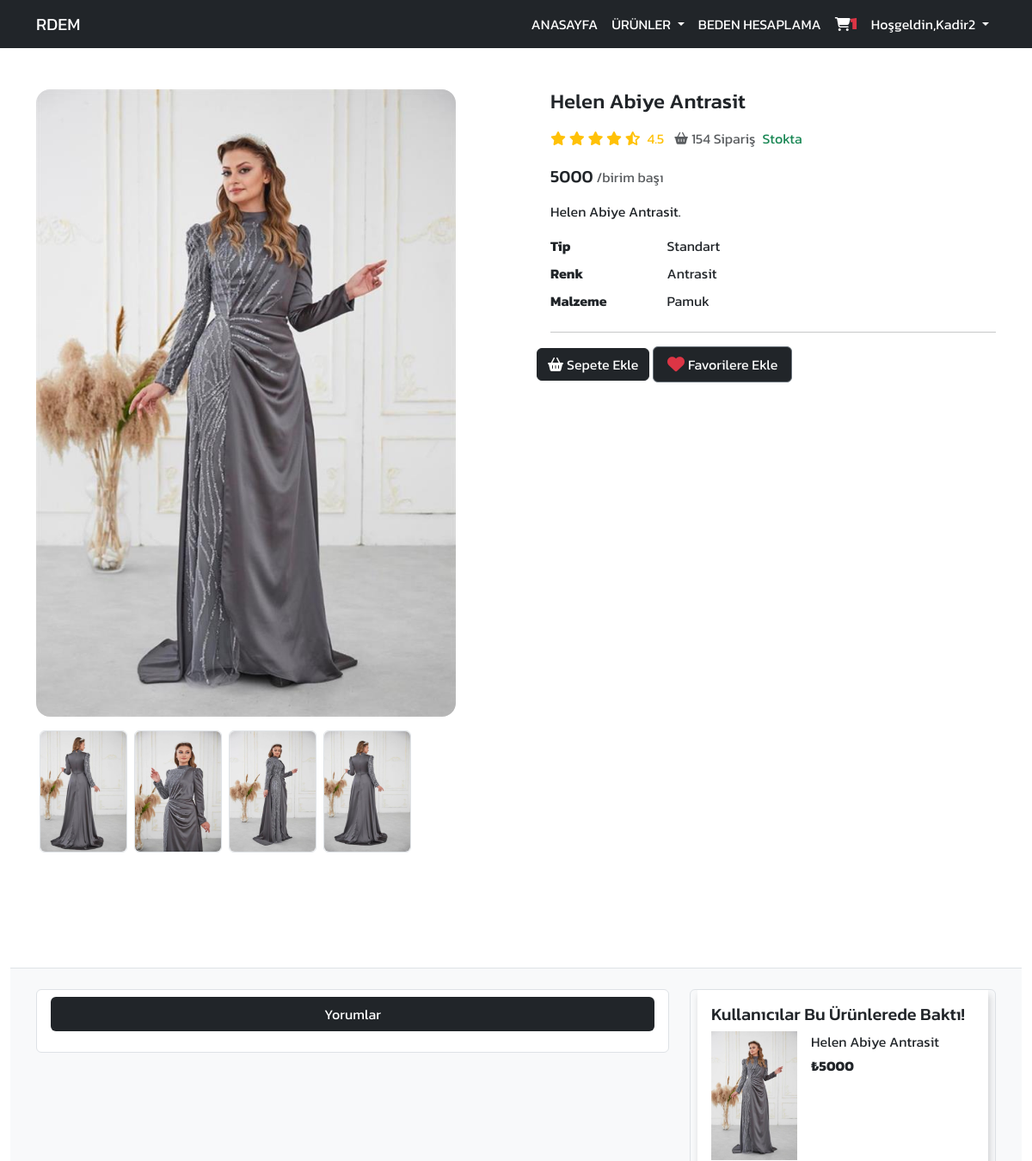
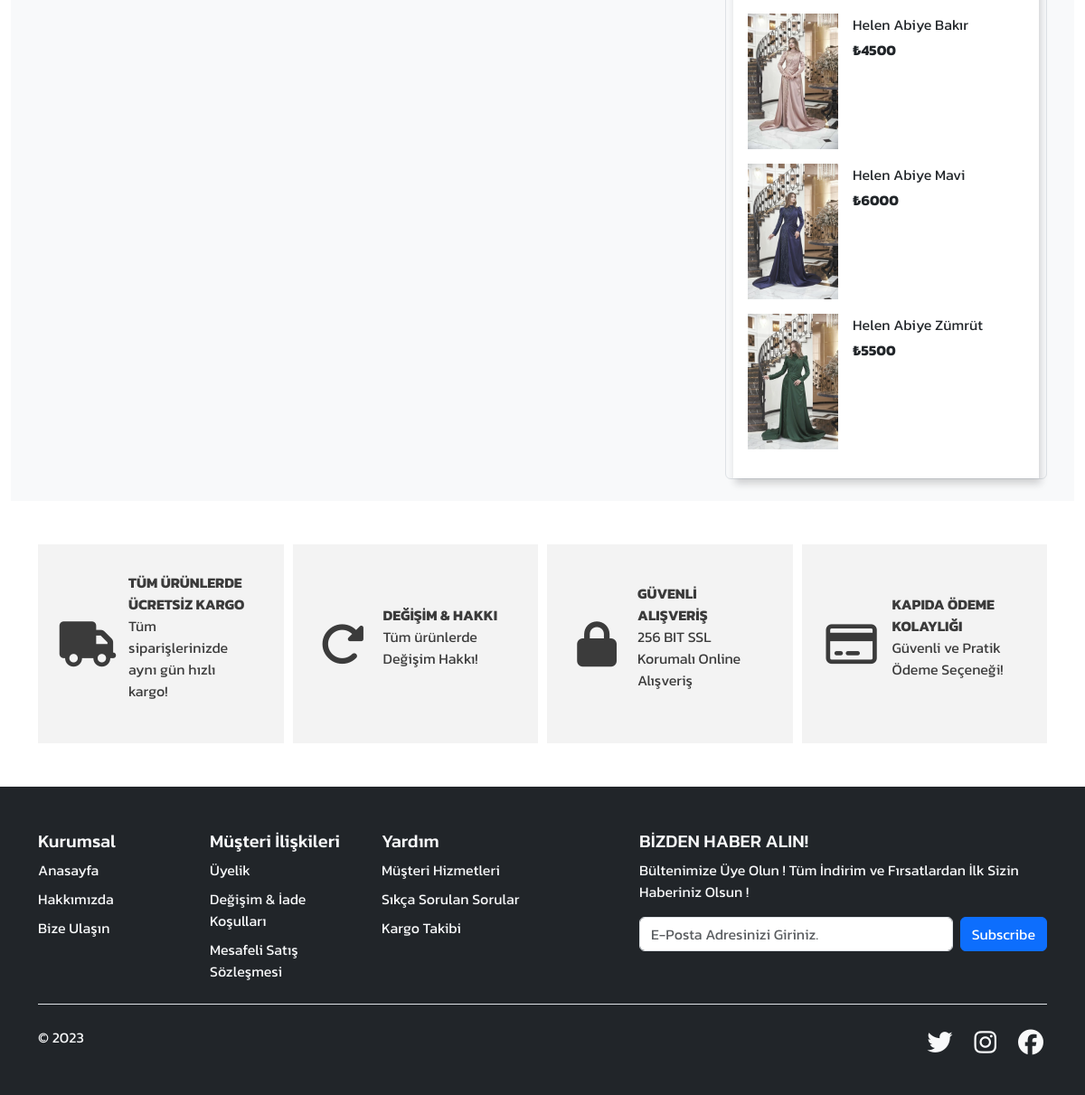
Page /üründetay/helen-abiye-antrasit (signed in) on the committed database (2 pictures, top to bottom).
### urunler/models.py (models this page shows, shortened)
class Urunler(models.Model):
    kategori = models.ForeignKey(Kategori, on_delete=models.CASCADE)
    isim = models.CharField(max_length=100)
    renk = models.CharField(max_length=50, null=True, blank=True)
    resimbir = models.FileField(upload_to='urunler/', verbose_name='Ürün Resmi Ön')
    resimiki = models.FileField(upload_to='urunler/', verbose_name='Ürün Resmi Arka')
    resimDetayBir = models.FileField(null=True, blank=True, upload_to='urunler/', verbose_name='Ürün Resmi Detay Bir')
    resimDetayİki = models.FileField(null=True, blank=True, upload_to='urunler/', verbose_name='Ürün Resmi Detay İki')
    resimDetayUc = models.FileField(null=True, blank=True, upload_to='urunler/', verbose_name='Ürün Resmi Detay Üç')
    aciklama = RichTextField()
    price = models.IntegerField()
    quantity = models.IntegerField(null=True)
    is_active = models.BooleanField(default=False)
    is_home = models.BooleanField(default=False)
    is_carousel = models.BooleanField(default=False)
    is_look = models.BooleanField(default=False)
    digital = models.BooleanField(default=False, null=True, blank=False)
    slug = models.SlugField(null=False, blank=True, unique=True, db_index=True, editable=False)

### urunler/models.py (called while the page is built)
    @property
    def get_cart_items(self):
        orderitems = self.orderitem_set.all()
        total = sum([item.quantity for item in orderitems])
        return total

### urunler/views.py (called while the page is built)
def productDetial(request, slug):
    if request.user.is_authenticated:
        customer = request.user.customer
        order, created = Order.objects.get_or_create(customer=customer, complete=False)
        items = order.orderitem_set.all()
        cartItems = order.get_cart_items
    else:
        cartItems = order['get_cart_items']
    detay = Urunler.objects.filter(slug = slug)
    look = Urunler.objects.filter(is_active=True, is_look=True)
    kategori = Kategori.objects.all()
    context ={
        'detay' : detay,
        'kategori' : kategori,
        'look' : look,
        'cartItems' : cartItems,
    }
    return render (request,'productdetail.html', context)

### templates/productdetail.html (shortened to what this page needs)
{% extends "index.html" %}
{% load static %}
{% block content %}
{% include "includes/_navbardark.html" %}
<div class="container-fluid">
  <div class="">
    <section class="py-5">
      <div class="container">
        <div class="row gx-5">
          <aside class="col-lg-6">
            {% for i in detay %}
            <div
              class="border-0 rounded-4 mb-3 d-flex justify-content-start h-75"
            >
              <a
                data-fslightbox="mygalley"
                class="rounded-4"
                target="_blank"
                data-type="image"
                href="{{i.resimbir.url}}"
              >
                <img
                  style="max-width: 100%; max-height: 100vh; margin: auto"
                  class="rounded-4 fit h-100"
                  src="{{i.resimbir.url}}"
                />
              </a>
            </div>
            <div class="d-flex justify-content-start mb-3">
              {% if i.resimiki %}
              <a
                data-fslightbox="mygalley"
                class="border mx-1 rounded-2 item-thumb"
                target="_blank"
                data-type="image"
                href="{{i.resimiki.url}}"
              >
                <img
                  width="100"
                  height="140"
                  class="rounded-2 object-fit-cover"
                  src="{{i.resimiki.url}}"
                />
              </a>
              {% endif %} {% if i.resimDetayBir %}
              <a
                data-fslightbox="mygalley"
                class="border mx-1 rounded-2 sm-hide"
                target="_blank"
                data-type="image"
                href="{{i.resimDetayBir.url}}"
                class="item-thumb"
              >
                <img
                  width="100"
                  height="140"
                  class="rounded-2"
                  src="{{i.resimDetayBir.url}}"
                />
              </a>
              {% endif %} {% if i.resimDetayİki %}
              <a
                data-fslightbox="mygalley"
                class="border mx-1 rounded-2 sm-hide"
                target="_blank"
                data-type="image"
                href="{{i.resimDetayİki.url}}"
                class="item-thumb"
              >
                <img
                  width="100"
                  height="140"
                  class="rounded-2"
                  src="{{i.resimDetayİki.url}}"
                />
              </a>
              {% endif %} {% if i.resimDetayUc %}
              <a
                data-fslightbox="mygalley"
                class="border mx-1 rounded-2 sm-hide"
                target="_blank"
                data-type="image"
                href="{{i.resimDetayÜc.url}}"
                class="item-thumb"
              >
                <img
                  width="100"
                  height="140"
                  class="rounded-2"
                  src="{{i.resimDetayUc.url}}"
                />
              </a>
              {% endif %}
            </div>
          </aside>
          <main class="col-lg-6">
            <div class="ps-lg-3">
              <h4 class="title text-dark">{{i.isim}}</h4>
              <div class="d-flex flex-row my-3">
                <div class="text-warning mb-1 me-2">
                  <i class="fa fa-star"></i>
                  <i class="fa fa-star"></i>
                  <i class="fa fa-star"></i>
                  <i class="fa fa-star"></i>
                  <i class="fas fa-star-half-alt"></i>
                  <span class="ms-1"> 4.5 </span>
                </div>
                <span class="text-muted"
                  ><i class="fas fa-shopping-basket fa-sm mx-1"></i>154
                  Sipariş</span
                >
                <span class="text-success ms-2">Stokta</span>
              </div>
              <div class="mb-3">
                <span class="h5">{{i.price}}</span>
                <span class="text-muted">/birim başı</span>
              </div>
              <p>{{i.aciklama|safe}}</p>
              <div class="row">
                <dt class="col-3">Tip</dt>
                <dd class="col-9">Standart</dd>
                <dt class="col-3">Renk</dt>
                <dd class="col-9">Antrasit</dd>
                <dt class="col-3">Malzeme</dt>
                <dd class="col-9">Pamuk</dd>
              </div>
              <hr />
            </div>
            <a
              class="btn btn-dark shadow-0 update-cart"
              data-product="{{i.id}}"
              data-action="add"
            >
              <i class="me-1 fa fa-shopping-basket"></i>Sepete Ekle
            </a>
            <a
              href="#"
              class="btn btn-dark border border-secondary py-2 icon-hover px-3 kalp"
            >
              <i class="text-danger me-1 fa fa-heart fa-lg"></i>Favorilere Ekle
            </a>
            {% endfor %}
          </main>
        </div>
      </div>
    </section>
    <section class="bg-light border-top py-4">
      <div class="container">
        <div class="row gx-4">
          <div class="col-lg-8 mb-4">
            <div class="border rounded-2 px-3 py-2 bg-white">
              <ul
                class="nav nav-pills nav-justified mb-3"
                id="ex1"
                role="tablist"
              >
                <li class="nav-item d-flex" role="presentation">
                  <a
                    class="nav-link bg-dark d-flex align-items-center justify-content-center w-100 active"
                    >Yorumlar</a
                  >
                </li>
              </ul>
            </div>
          </div>
          {% if look %}
          <div class="col-lg-4">
            <div class="px-0 border rounded-2 shadow-0">
              <div class="card">
                <div class="card-body">
                  <h5 class="card-title">Kullanıcılar Bu Ürünlerede Baktı!</h5>
                  {% for i in look %}
                  <div class="d-flex mb-3">
                    <a href="{% url 'üründetay' i.slug %}" class="me-3">
                      <img
                        src="{{i.resimbir.url}}"
                        style="min-width: 100px; height: 150px"
                        class="object-fit-contain"
                      />
                    </a>
                    <div class="info">
                      <a
                        href="{% url 'üründetay' i.slug %}"
                        class="nav-link mb-1"
                      >
                        {{i.isim}}
                      </a>
                      <strong class="text-dark"> ₺{{i.price}}</strong>
                    </div>
                  </div>
                  {% endfor %}
                </div>
              </div>
            </div>
          </div>
          {% endif %}
        </div>
      </div>
    </section>
  </div>
</div>
{% include "includes/_hizmetbilgi.html" %} {% endblock content %}

### templates/index.html (shortened to what this page needs)
{% load static%}
<!DOCTYPE html>
<html lang="en">
  <head>
    <link
      href="https://cdn.jsdelivr.net/npm/bootstrap@5.3.0-alpha3/dist/css/bootstrap.min.css"
      rel="stylesheet"
    />
    <link rel="stylesheet" href="{% static 'css/style.css' %}" />
  </head>
  <body>
    {% block content %}{% endblock content %}
    <div class="container-fluid bg-dark text-light">
      <footer class="container pt-5">
        <div class="row">
          <div class="col-6 col-md-2 mb-3">
            <h5>Kurumsal</h5>
            <ul class="nav flex-column">
              <li class="nav-item mb-2">
                <a href="#" class="nav-link p-0 text-light">Anasayfa</a>
              </li>
              <li class="nav-item mb-2">
                <a href="#" class="nav-link p-0 text-light">Hakkımızda</a>
              </li>
              <li class="nav-item mb-2">
                <a href="#" class="nav-link p-0 text-light">Bize Ulaşın</a>
              </li>
            </ul>
          </div>
          <div class="col-6 col-md-2 mb-3">
            <h5>Müşteri İlişkileri</h5>
            <ul class="nav flex-column">
              <li class="nav-item mb-2">
                <a href="#" class="nav-link p-0 text-light">Üyelik</a>
              </li>
              <li class="nav-item mb-2">
                <a href="#" class="nav-link p-0 text-light"
                  >Değişim & İade Koşulları</a
                >
              </li>
              <li class="nav-item mb-2">
                <a href="#" class="nav-link p-0 text-light"
                  >Mesafeli Satış Sözleşmesi</a
                >
              </li>
            </ul>
          </div>
          <div class="col-6 col-md-2 mb-3">
            <h5>Yardım</h5>
            <ul class="nav flex-column">
              <li class="nav-item mb-2">
                <a href="#" class="nav-link p-0 text-light"
                  >Müşteri Hizmetleri</a
                >
              </li>
              <li class="nav-item mb-2">
                <a href="#" class="nav-link p-0 text-light"
                  >Sıkça Sorulan Sorular</a
                >
              </li>
              <li class="nav-item mb-2">
                <a href="#" class="nav-link p-0 text-light">Kargo Takibi</a>
              </li>
            </ul>
          </div>
          <div class="col-md-5 offset-md-1 mb-3">
            <form>
              <h5>BİZDEN HABER ALIN!</h5>
              <p>
                Bültenimize Üye Olun ! Tüm İndirim ve Fırsatlardan İlk Sizin
                Haberiniz Olsun !
              </p>
              <div class="d-flex flex-column flex-sm-row w-100 gap-2">
                <input
                  id="newsletter1"
                  type="text"
                  class="form-control"
                  placeholder="E-Posta Adresinizi Giriniz."
                />
                <button class="btn btn-primary" type="button">Subscribe</button>
              </div>
            </form>
          </div>
        </div>
        <div
          class="d-flex flex-column flex-sm-row justify-content-between py-4 border-top"
        >
          <p>© 2023</p>
          <ul class="list-unstyled d-flex">
            <li class="ms-3">
              <a class="link-light" href="#">
                <i class="fa-brands fa-twitter p-1 fs-3"></i>
              </a>
            </li>
            <li class="ms-3">
              <a class="link-light" href="#">
                <i class="fa-brands fa-instagram p-1 fs-3"></i>
              </a>
            </li>
            <li class="ms-3">
              <a class="link-light" href="#">
                <i class="fa-brands fa-facebook p-1 fs-3"></i>
              </a>
            </li>
          </ul>
        </div>
      </footer>
    </div>
  </body>
</html>

### templates/includes/_navbardark.html (shortened to what this page needs)
{% load static %}
<header>
  <nav class="navbar navbar-expand-lg navbar-dark bg-dark w-100">
    <div class="container">
      <a class="navbar-brand" href="/">RDEM</a>
      <div
        class="collapse navbar-collapse text-light justify-content-end"
        id="navbarNavDropdown"
      >
        <ul class="navbar-nav">
          <li class="nav-item">
            <a class="nav-link active" aria-current="page" href="/"
              >ANASAYFA</a
            >
          </li>
          <li class="nav-item dropdown">
            <a
              class="nav-link active  dropdown-toggle"
              href="#"
              role="button"
              data-bs-toggle="dropdown"
              aria-expanded="false"
            >
              ÜRÜNLER
            </a>
          </li>
          <li class="nav-item">
            <a class="nav-link active" href="{% url 'bodycalculate' %}">BEDEN HESAPLAMA</a>
          </li>
          <li class="nav-item">
            <a class="nav-link active" href="{% url 'sepet' %}"
              ><i class="fa fa-shopping-cart kart-sepet"
                ><span class="text-danger fs-5">{{ cartItems }}</span></i
              ></a
            >
          </li>
          {% if user.is_authenticated %}
          <li class="nav-item dropdown">
            <a class="nav-link active dropdown-toggle" href="#" role="button" data-bs-toggle="dropdown" aria-expanded="false">
            <span>Hoşgeldin,{{request.user.first_name|title}}</span>
            </a>
          </li>
          {% endif %}
        </ul>
      </div>
    </div>
  </nav>
</header>

### templates/includes/_hizmetbilgi.html
    <div class="container1 container mt-5 mb-5">
        <div class="col1">
          <div class="ikon"><i class="fa-solid fa-truck"></i></div>
          <div class="icerik">
            <span class="fw-bold">TÜM ÜRÜNLERDE ÜCRETSİZ KARGO</span>
            <p>Tüm siparişlerinizde aynı gün hızlı kargo!</p>
          </div>
        </div>
        <div class="col1">
          <div class="ikon"><i class="fa-solid fa-rotate-right"></i></div>
          <div class="icerik">
            <span class="fw-bold">DEĞİŞİM & HAKKI</span>
            <p>Tüm ürünlerde Değişim Hakkı!</p>
          </div>
        </div>
        <div class="col1">
          <div class="ikon"><i class="fa-solid fa-lock"></i></div>
          <div class="icerik">
            <span class="fw-bold"> GÜVENLİ ALIŞVERİŞ</span>
            <p>256 BIT SSL Korumalı Online Alışveriş</p>
          </div>
        </div>
        <div class="col1">
          <div class="ikon"><i class="fa-regular fa-credit-card"></i></div>
          <div class="icerik">
            <span class="fw-bold"> KAPIDA ÖDEME KOLAYLIĞI</span>
            <p>Güvenli ve Pratik Ödeme Seçeneği!</p>
          </div>
        </div>
    </div>

### static/css/style.css (style rules this page uses)
* { margin: 0; padding: 0; box-sizing: border-box !important; font-family: 'Kanit', sans-serif; }
body { height: 100vh; }
a { cursor: pointer; }
.container1 { display: grid; grid-template-columns: repeat(4, 1fr); gap: 10px; color: #3b3b3b; width: 100%; margin: auto; }
.col1 { display: grid; grid-template-columns: 70px 1fr; padding: 20px; background-color: #f3f3f3; transition: 0.5s; }
.ikon { display: flex; justify-content: center; align-items: center; font-size: 50px; padding: 10px; }
i { animation: ikon 2s linear 1; }
.icerik { display: grid; align-content: center; align-items: center; flex-wrap: wrap; padding: 10px; }
.icerik span { width: 91%; font-weight: 500; }

### rows in the picture
Urunler: resimbir (picture), resimiki (picture), resimDetayBir (picture), resimDetayİki (picture), resimDetayUc (picture), isim "Helen Abiye Antrasit", price "5000", aciklama "Helen Abiye Antrasit."
Urunler: resimbir (picture), isim "Helen Abiye Bakır", price "4500"
Urunler: resimbir (picture), isim "Helen Abiye Mavi", price "6000"
Urunler: resimbir (picture), isim "Helen Abiye Zümrüt", price "5500"

### other values in the picture
{{ cartItems }} "1"
{{ request.user.first_name|title }} "Kadir2"
